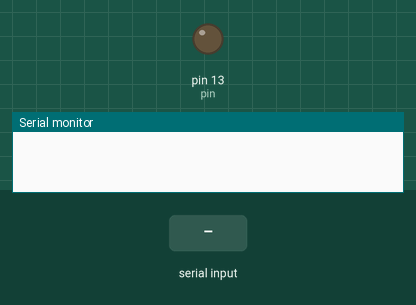
A sketch run on a simulated Arduino Uno, built with avr-gcc and run on an emulated ATmega328P. Parts: output pins drawn as LEDs (lit = HIGH), the last lines printed to the serial monitor. The test bench sets the inputs (shaded band).

Above: at 1.2 s.
1.3 s: "1" received over Serial
At 2.1 s:
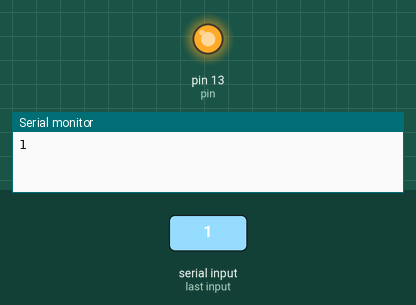
2.8 s: "0" received over Serial
At 3.3 s:
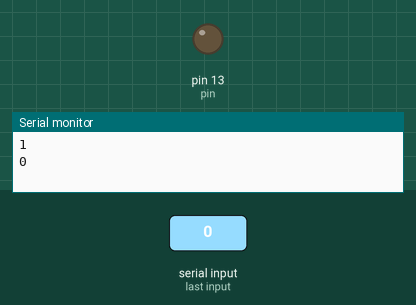
Timing chart, 0 to 5.8 s (numbered marks = the images above; inputs shaded):
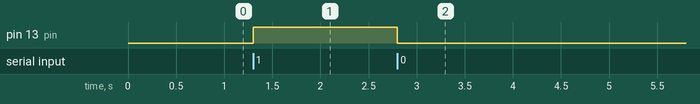

The sketch:

led.ino
```cpp
char serialData;
int pin = 13;

void setup() {
    pinMode(pin, OUTPUT);
    Serial.begin(9600);
}

void loop() {

    //mira si vienen los datos del serial
    if(Serial.available() > 0) {

      serialData = Serial.read();
      Serial.println(serialData);

      // si es un 1, enciende el LED
      if(serialData == '1') {
        digitalWrite(pin, HIGH);
      }

      // si es un 0, apaga el LED
       else if(serialData == '0') {
        digitalWrite(pin, LOW);
      }
    }
}
```

Measured:
- after the input at 1.3 s, pin 13 (pin): LOW → HIGH at once
- after the input at 2.8 s, pin 13 (pin): HIGH → LOW at once
